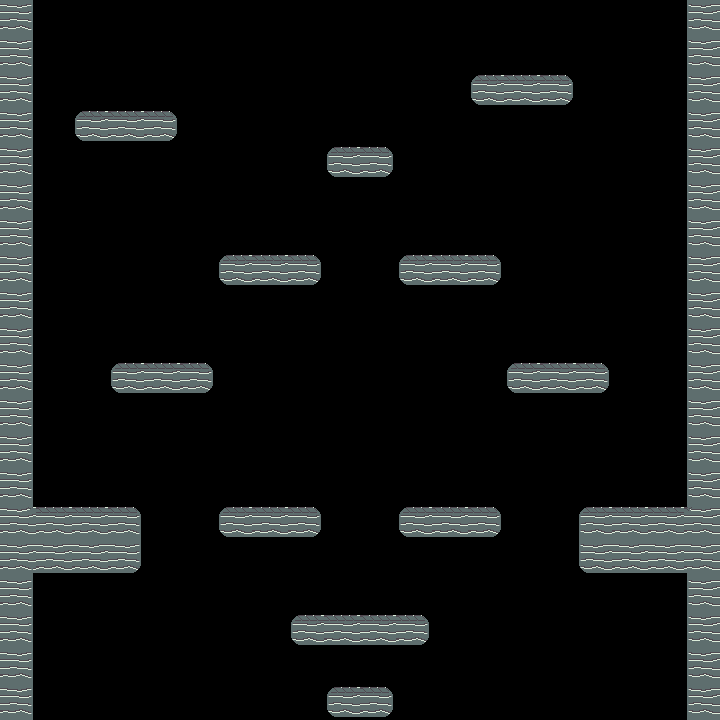

A level layout from a 2D game, rendered from its tile map. Below: a short description, then the map file with tile-grid data replaced by summaries:
An orthogonal 20x20 tile map with 36x36 px tiles, 1 tile layer (Tile Layer 1) and 79 objects.

<map version="1.0" orientation="orthogonal" renderorder="right-down" width="20" height="20" tilewidth="36" tileheight="36" nextobjectid="1">
 <tileset firstgid="1" name="City" tilewidth="36" tileheight="36" tilecount="48" columns="8">
  <image source="../../../Sprites/AutoTileGen/City.png" width="288" height="216" />
  <tile id="0">
   <objectgroup draworder="index">
    <object id="1" x="5.33333" y="4.66667" width="30.6667" height="31.6667" />
   </objectgroup>
  </tile>
  <tile id="1">
   <objectgroup draworder="index">
    <object id="5" x="0.333333" y="5.66667" width="36" height="31" />
   </objectgroup>
  </tile>
  <tile id="2">
   <objectgroup draworder="index">
    <object id="1" x="0.333333" y="4" width="29.3333" height="32" />
   </objectgroup>
  </tile>
  <tile id="3">
   <objectgroup draworder="index">
    <object id="1" x="7.33333" y="6.66667" width="21.6667" height="29" />
   </objectgroup>
  </tile>
  <tile id="4">
   <objectgroup draworder="index">
    <object id="1" x="6.66667" y="-3" width="21" height="41" />
    <object id="2" x="-4.33333" y="-10.6667" width="14.3333" height="40" />
    <object id="3" x="18.6667" y="6" width="27" height="45" />
    <object id="4" x="27.3333" y="-9.33333" width="3" height="22.6667" />
   </objectgroup>
  </tile>
  <tile id="5">
   <objectgroup draworder="index">
    <object id="1" x="4.33333" y="4.33333" width="24" height="33.6667" />
    <object id="2" x="8.33333" y="4.66667" width="38.3333" height="23.6667" />
   </objectgroup>
  </tile>
  <tile id="6">
   <objectgroup draworder="index">
    <object id="4" x="-4.33333" y="6.33333" width="48" height="22" />
    <object id="6" x="5" y="10.6667" width="25.6667" height="29" />
   </objectgroup>
  </tile>
  <tile id="7">
   <objectgroup draworder="index">
    <object id="1" x="7.66667" y="4.66667" width="23.3333" height="33.3333" />
    <object id="2" x="-4.66667" y="3" width="27.3333" height="24.6667" />
   </objectgroup>
  </tile>
  <tile id="8">
   <objectgroup draworder="index">
    <object id="1" x="6" y="-0.333333" width="29.6667" height="36.3333" />
   </objectgroup>
  </tile>
  <tile id="11">
   <objectgroup draworder="index">
    <object id="1" x="6.66667" y="-4" width="22.3333" height="41.3333" />
   </objectgroup>
  </tile>
  <tile id="12">
   <objectgroup draworder="index">
    <object id="1" x="4" y="-4.33333" width="26.3333" height="43" />
    <object id="2" x="-3.33333" y="5.66667" width="48" height="21.6667" />
    <object id="3" x="-6" y="20.6667" width="54.6667" height="9" />
    <object id="4" x="25.3333" y="-5" width="12" height="16" />
   </objectgroup>
  </tile>
  <tile id="15">
   <objectgroup draworder="index">
    <object id="1" x="4" y="-11.3333" width="25.6667" height="52" />
    <object id="2" x="-3.66667" y="6.66667" width="23.6667" height="21" />
   </objectgroup>
  </tile>
  <tile id="16">
   <objectgroup draworder="index">
    <object id="1" x="5" y="-5.33333" width="34" height="34.3333" />
   </objectgroup>
  </tile>
  <tile id="17">
   <objectgroup draworder="index">
    <object id="1" x="-12.6667" y="-4.33333" width="53.3333" height="33.6667" />
   </objectgroup>
  </tile>
  <tile id="18">
   <objectgroup draworder="index">
    <object id="2" x="-3" y="-2.66667" width="31" height="32.3333" />
   </objectgroup>
  </tile>
  <tile id="19">
   <objectgroup draworder="index">
    <object id="1" x="6.66667" y="-5.66667" width="22" height="34.6667" />
   </objectgroup>
  </tile>
  <tile id="21">
   <objectgroup draworder="index">
    <object id="1" x="4" y="-3" width="25" height="32.3333" />
    <object id="2" x="3" y="7" width="39" height="22.6667" />
   </objectgroup>
  </tile>
  <tile id="22">
   <objectgroup draworder="index">
    <object id="1" x="3" y="-5.66667" width="28.3333" height="35.6667" />
    <object id="2" x="-5" y="5.66667" width="48.6667" height="23.6667" />
   </objectgroup>
  </tile>
  <tile id="23">
   <objectgroup draworder="index">
    <object id="1" x="6" y="-7" width="25" height="35" />
    <object id="2" x="-4.33333" y="6" width="33.3333" height="23" />
   </objectgroup>
  </tile>
  <tile id="24">
   <objectgroup draworder="index">
    <object id="1" x="7.33333" y="6.33333" width="32.6667" height="21.3333" />
   </objectgroup>
  </tile>
  <tile id="25">
   <objectgroup draworder="index">
    <object id="1" x="-5" y="7" width="47.3333" height="20.6667" />
   </objectgroup>
  </tile>
  <tile id="26">
   <objectgroup draworder="index">
    <object id="1" x="-3.33333" y="6" width="29.3333" height="23.3333" />
   </objectgroup>
  </tile>
  <tile id="27">
   <objectgroup draworder="index">
    <object id="1" x="6.66667" y="6" width="21.6667" height="23" />
   </objectgroup>
  </tile>
  <tile id="28">
   <objectgroup draworder="index">
    <object id="1" x="6.66667" y="-10.3333" width="38" height="56.3333" />
    <object id="2" x="-3.33333" y="6.33333" width="26.6667" height="20.6667" />
   </objectgroup>
  </tile>
  <tile id="29">
   <objectgroup draworder="index">
    <object id="1" x="4" y="-4" width="27" height="40.3333" />
    <object id="2" x="-3" y="5.33333" width="47" height="31" />
   </objectgroup>
  </tile>
  <tile id="30">
   <objectgroup draworder="index">
    <object id="1" x="-8.66667" y="-11.6667" width="38" height="59" />
    <object id="2" x="10.3333" y="5.66667" width="31.6667" height="24" />
   </objectgroup>
  </tile>
  <tile id="31">
   <objectgroup draworder="index">
    <object id="1" x="7.33333" y="-11" width="22.3333" height="56" />
    <object id="2" x="-14.6667" y="-16" width="55.3333" height="43.3333" />
   </objectgroup>
  </tile>
  <tile id="32">
   <objectgroup draworder="index">
    <object id="1" x="-11" y="-8.66667" width="41.3333" height="54" />
    <object id="2" x="7" y="-4" width="35" height="31.3333" />
   </objectgroup>
  </tile>
  <tile id="33">
   <objectgroup draworder="index">
    <object id="3" x="6.66667" y="-15.3333" width="36" height="56.3333" />
    <object id="4" x="-4.66667" y="-11" width="24.3333" height="39.3333" />
   </objectgroup>
  </tile>
  <tile id="34">
   <objectgroup draworder="index">
    <object id="1" x="-8" y="4.66667" width="49.3333" height="24.3333" />
    <object id="2" x="-2.66667" y="19" width="32" height="23.3333" />
   </objectgroup>
  </tile>
  <tile id="35">
   <objectgroup draworder="index">
    <object id="1" x="6.33333" y="-2.66667" width="24" height="47.3333" />
    </objectgroup>
  </tile>
  <tile id="36">
   <objectgroup draworder="index">
    <!-- 27 objects omitted --></objectgroup>
  </tile>
  <tile id="37">
   <objectgroup draworder="index">
    <!-- 25 objects omitted --></objectgroup>
  </tile>
  <tile id="38">
   <objectgroup draworder="index">
    <!-- 23 objects omitted --></objectgroup>
  </tile>
  <tile id="39">
   <objectgroup draworder="index">
    <!-- 20 objects omitted --></objectgroup>
  </tile>
  <tile id="40">
   <objectgroup draworder="index">
    <!-- 18 objects omitted --></objectgroup>
  </tile>
  <tile id="41">
   <objectgroup draworder="index">
    <!-- 16 objects omitted --></objectgroup>
  </tile>
  <tile id="42">
   <objectgroup draworder="index">
    <!-- 13 objects omitted --></objectgroup>
  </tile>
  <tile id="43">
   <objectgroup draworder="index">
    <!-- 11 objects omitted --></objectgroup>
  </tile>
  <tile id="44">
   <objectgroup draworder="index">
    <!-- 9 objects omitted --></objectgroup>
  </tile>
  <tile id="45">
   <objectgroup draworder="index">
    <!-- 7 objects omitted --></objectgroup>
  </tile>
  <tile id="46">
   <objectgroup draworder="index">
    <!-- 5 objects omitted --></objectgroup>
  </tile>
  <tile id="47">
   <objectgroup draworder="index">
    <!-- 3 objects omitted --></objectgroup>
  </tile>
 </tileset>
 <layer name="Tile Layer 1" width="20" height="20">
  <data>[400 cells, 84 non-empty, 15 distinct tile ids]</data>
 </layer>
</map>
<!-- 28 of 79 objects omitted -->